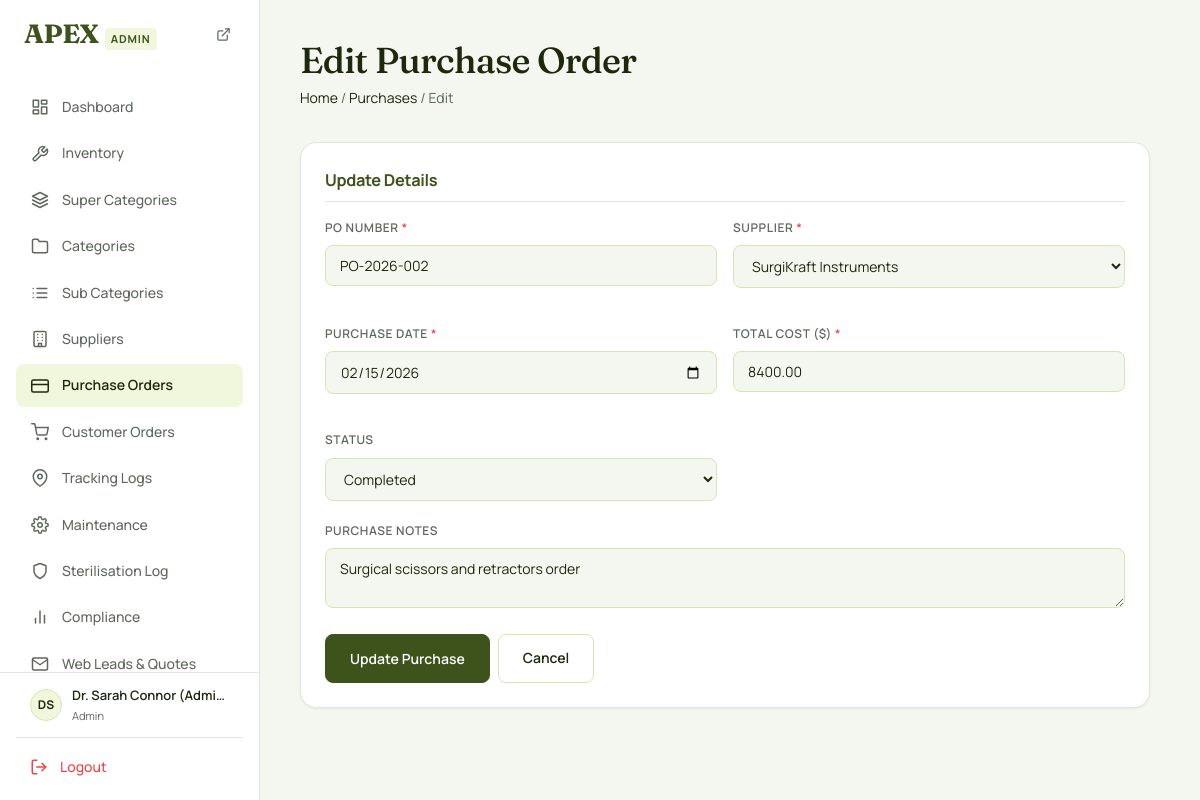
Screenshot of /purchases/add-purchase.php?edit=2 (signed in) with the database file from the repository.
### tables this page shows
CREATE TABLE `purchases` (
  `id` INT AUTO_INCREMENT PRIMARY KEY,
  `purchase_order_number` VARCHAR(50) NOT NULL UNIQUE,
  `supplier_id` INT NOT NULL,
  `purchase_date` DATE NOT NULL,
  `total_cost` DECIMAL(10,2) NOT NULL DEFAULT 0.00,
  `status` ENUM('pending', 'completed', 'cancelled') NOT NULL DEFAULT 'completed',
  `notes` TEXT DEFAULT NULL,
  `created_at` DATETIME DEFAULT CURRENT_TIMESTAMP,
  `updated_at` DATETIME DEFAULT CURRENT_TIMESTAMP ON UPDATE CURRENT_TIMESTAMP,
  CONSTRAINT `fk_purchase_supplier` FOREIGN KEY (`supplier_id`) REFERENCES `suppliers`(`id`) ON DELETE CASCADE
);

CREATE TABLE `suppliers` (
  `id` INT AUTO_INCREMENT PRIMARY KEY,
  `name` VARCHAR(150) NOT NULL,
  `contact_person` VARCHAR(100) DEFAULT NULL,
  `email` VARCHAR(100) DEFAULT NULL,
  `phone` VARCHAR(30) DEFAULT NULL,
  `address` TEXT DEFAULT NULL,
  `created_at` DATETIME DEFAULT CURRENT_TIMESTAMP,
  `updated_at` DATETIME DEFAULT CURRENT_TIMESTAMP ON UPDATE CURRENT_TIMESTAMP
);

### purchases/add-purchase.php (the view, shortened to what this page needs)
<?php
$editId = (int) ($_GET['edit'] ?? 0);
$purchase = null;
try {
    $pdo = getDbConnection();
    $suppliers = $pdo->query("SELECT id, name FROM suppliers ORDER BY name ASC")->fetchAll();
    if ($editId > 0) {
        $stmt = $pdo->prepare('SELECT * FROM purchases WHERE id = :id');
        $stmt->bindValue(':id', $editId, PDO::PARAM_INT);
        $stmt->execute();
        $purchase = $stmt->fetch();
    }
} catch (PDOException $e) {
    error_log($e->getMessage());
    $suppliers = [];
}
require_once __DIR__ . '/../includes/header.php';
require_once __DIR__ . '/../includes/sidebar.php';
?>
<main class="main-content">
    <div class="page-header">
        <div>
            <h1 class="page-title"><?= $editId > 0 ? 'Edit Purchase Order' : 'Record Purchase Order' ?></h1>
            <p class="page-breadcrumb">
                <a href="/surgical_equipment/dashboard.php">Home</a> /
                <a href="/surgical_equipment/purchases/purchases.php">Purchases</a> /
                <?= $editId > 0 ? 'Edit' : 'Record' ?>
            </p>
        </div>
    </div>
    <div class="card" style="max-width:850px;">
        <form method="post" action="/surgical_equipment/process-action.php">
            <h3 style="margin-bottom:16px; border-bottom:1px solid var(--color-border); padding-bottom:8px; color:var(--color-primary);"><?= $editId > 0 ? 'Update Details' : '1. Purchase Details' ?></h3>
            <div style="display:grid; grid-template-columns:1fr 1fr; gap:16px;">
                <div class="form-group">
                    <label for="purchase_order_number">PO Number <span style="color:var(--color-danger)">*</span></label>
                    <input type="text" id="purchase_order_number" name="purchase_order_number" class="form-control" required
                           placeholder="e.g. PO-2026-101"
                           value="<?= $editId > 0 ? htmlspecialchars($purchase['purchase_order_number'] ?? '', ENT_QUOTES, 'UTF-8') : 'PO-' . date('Y-md') . '-' . rand(10,99) ?>">
                </div>
                <div class="form-group">
                    <label for="supplier_id">Supplier <span style="color:var(--color-danger)">*</span></label>
                    <select id="supplier_id" name="supplier_id" class="form-control" required>
                        <?php foreach ($suppliers as $sup): ?>
                            <option value="<?= (int) $sup['id'] ?>" <?= ($purchase && (int)$purchase['supplier_id'] === (int)$sup['id']) ? 'selected' : '' ?>>
                                <?= htmlspecialchars($sup['name'], ENT_QUOTES, 'UTF-8') ?>
                            </option>
                        <?php endforeach; ?>
                    </select>
                </div>
                <div class="form-group">
                    <label for="purchase_date">Purchase Date <span style="color:var(--color-danger)">*</span></label>
                    <input type="date" id="purchase_date" name="purchase_date" class="form-control" required
                           value="<?= $purchase ? htmlspecialchars($purchase['purchase_date'] ?? '', ENT_QUOTES, 'UTF-8') : date('Y-m-d') ?>">
                </div>
                <div class="form-group">
                    <label for="total_cost">Total Cost ($) <span style="color:var(--color-danger)">*</span></label>
                    <input type="number" id="total_cost" name="total_cost" class="form-control" step="0.01" required placeholder="0.00"
                           value="<?= $purchase ? htmlspecialchars($purchase['total_cost'] ?? '', ENT_QUOTES, 'UTF-8') : '' ?>">
                </div>
                <div class="form-group">
                    <label for="status">Status</label>
                    <select id="status" name="status" class="form-control">
                        <option value="completed" <?= ($purchase && $purchase['status'] === 'completed') ? 'selected' : '' ?>>Completed</option>
                    </select>
                </div>
            </div>
            <div class="form-group">
                <label for="notes">Purchase Notes</label>
                <textarea id="notes" name="notes" class="form-control" rows="2" placeholder="Acquisition reasons, shipment references, billing terms..."><?= $purchase ? htmlspecialchars($purchase['notes'] ?? '', ENT_QUOTES, 'UTF-8') : '' ?></textarea>
            </div>
            <div class="flex gap-2 mt-4">
                <button type="submit" class="btn btn-primary btn-lg"><?= $editId > 0 ? 'Update Purchase' : 'Record & Save' ?></button>
                <a href="/surgical_equipment/purchases/purchases.php" class="btn btn-secondary btn-lg">Cancel</a>
            </div>
        </form>
    </div>
</main>
<?php require_once __DIR__ . '/../includes/footer.php'; ?>

### assets/css/style.css (style rules this page uses)
*, *::before, *::after { box-sizing: border-box; margin: 0; padding: 0; }
:root { --font-sans: 'Manrope', -apple-system, BlinkMacSystemFont, "Segoe UI", Roboto, sans-serif; --font-serif: 'Fraunces', serif; --color-primary: #3E531B; --color-primary-hover: #2E3E14; --color-primary-light: #F1F7DD; --color-primary-border: #D5E7B0; --color-success: #3E531B; --color-success-hover: #2E3E14; --color-success-light: #E2EDB6; --color-success-border: #C3DC9A; --color-warning: #D97706; --color-warning-hover: #B45309; --color-warning-light: #FEF3C7; --color-warning-border: #FDE68A; --color-danger: #EF4444; --color-danger-hover: #DC2626; --color-danger-light: #FEF2F2; --color-danger-border: #FCA5A5; --color-bg: #F4F6F0; --color-surface: #FFFFFF; --color-border: #E0E7DC; --color-border-hover: #C9D6C4; --color-text-heading: #1E280D; --color-text-body: #2D352C; --color-text-muted: #5E695D; --color-text-subtle: #8C9F7C; --sidebar-width: 260px; --sidebar-collapsed-w: 70px; --topbar-height: 70px; --radius-sm: 6px; --radius-md: 8px; --radius-lg: 12px; --radius-xl: 16px; --radius-full: 9999px; --shadow-sm: 0 1px 3px rgba(62, 83, 27, 0.04), 0 1px 2px rgba(0, 0, 0, 0.03); --shadow-md: 0 4px 6px -1px rgba(62, 83, 27, 0.06), 0 2px 4px -2px rgba(0, 0, 0, 0.03); --shadow-lg: 0 10px 15px -3px rgba(62, 83, 27, 0.08), 0 4px 6px -4px rgba(0, 0, 0, 0.04); --transition: all 0.2s cubic-bezier(0.4, 0, 0.2, 1); }
body { font-family: 'FrauncesNumbers', var(--font-sans); background-color: var(--color-bg); color: var(--color-text-body); font-size: 0.875rem; line-height: 1.6; -webkit-font-smoothing: antialiased; -moz-osx-font-smoothing: grayscale; }
h1, h2, h3, h4, h5, h6 { color: var(--color-text-heading); font-weight: 700; letter-spacing: -0.02em; }
.page-title, .brand-text, .serif-heading, .login-logo h1, .stat-value { font-family: var(--font-serif); font-weight: 600; }
a { color: var(--color-text-heading); text-decoration: none; transition: var(--transition); }
.main-content { margin-top: 0; margin-left: var(--sidebar-width); padding: 40px; flex: 1; min-width: 0; transition: margin-left var(--transition); }
.page-header { display: flex; align-items: baseline; justify-content: space-between; margin-bottom: 32px; gap: 16px; flex-wrap: wrap; }
.page-title { font-size: 2.25rem; font-weight: 500; color: var(--color-text-heading); line-height: 1.15; }
.page-breadcrumb { font-size: 0.875rem; color: var(--color-text-muted); margin-top: 6px; }
.btn { display: inline-flex; align-items: center; justify-content: center; gap: 8px; padding: 10px 16px; border-radius: var(--radius-md); font-family: var(--font-sans); font-size: 0.8125rem; font-weight: 600; border: 1px solid transparent; cursor: pointer; transition: var(--transition); text-decoration: none; outline: none; }
.btn-primary { background-color: var(--color-primary); color: var(--color-surface); border-color: var(--color-primary); }
.btn-secondary { background-color: var(--color-surface); color: var(--color-text-heading); border-color: var(--color-primary-border); }
.btn-lg { padding: 12px 24px; font-size: 0.875rem; }
.card { background-color: var(--color-surface); border: 1px solid var(--color-border); border-radius: var(--radius-xl); padding: 24px; box-shadow: var(--shadow-sm); margin-bottom: 24px; }
.form-group { margin-bottom: 20px; }
.form-group label { display: block; font-size: 0.75rem; font-weight: 600; text-transform: uppercase; letter-spacing: 0.05em; margin-bottom: 8px; color: var(--color-text-muted); }
.form-control { width: 100%; padding: 10px 14px; border: 1px solid var(--color-primary-border); border-radius: var(--radius-md); font-family: var(--font-sans); font-size: 0.875rem; color: var(--color-text-heading); background-color: var(--color-bg); transition: var(--transition); }
.flex { display: flex; }
.gap-2 { gap: 8px; }
.mt-4 { margin-top: 16px; }

### rows the page displays
purchases: purchase_order_number "PO-2026-002", supplier_id "SurgiKraft Instruments", purchase_date "02/15/2026", total_cost "8400.00", status "Completed", notes "Surgical scissors and retractors order"

### other values shown
$menuItem['label'] "Dashboard"
$menuItem['label'] "Inventory"
$menuItem['label'] "Super Categories"
$menuItem['label'] "Categories"
$menuItem['label'] "Sub Categories"
$menuItem['label'] "Suppliers"
$menuItem['label'] "Purchase Orders"
$menuItem['label'] "Customer Orders"
$menuItem['label'] "Tracking Logs"
$menuItem['label'] "Maintenance"
$menuItem['label'] "Sterilisation Log"
$menuItem['label'] "Compliance"
$menuItem['label'] "Web Leads & Quotes"
$initials "DS"
$fullName "Dr. Sarah Connor (Admin)"
